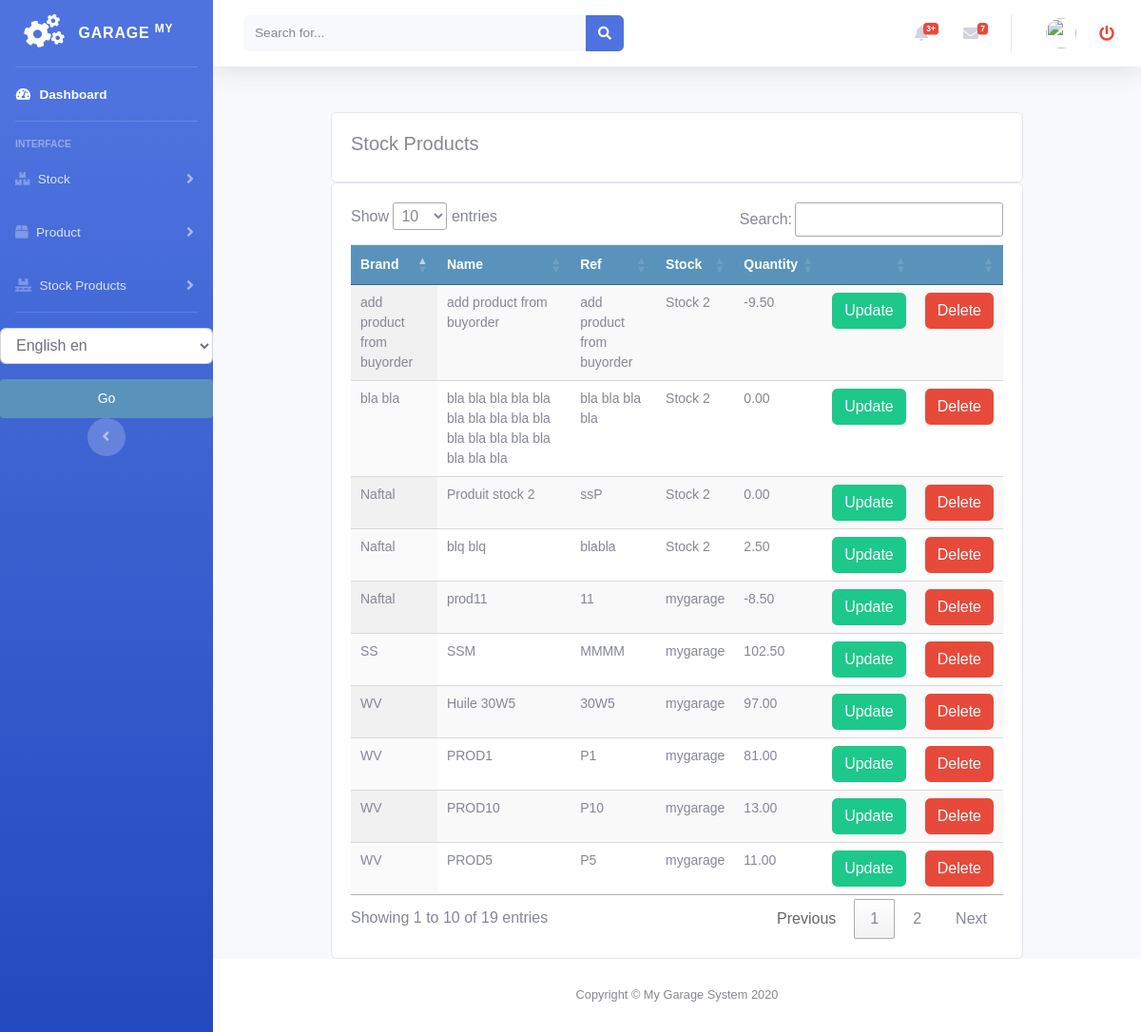
The app's page /stock/all_stockproduct_list, older data.
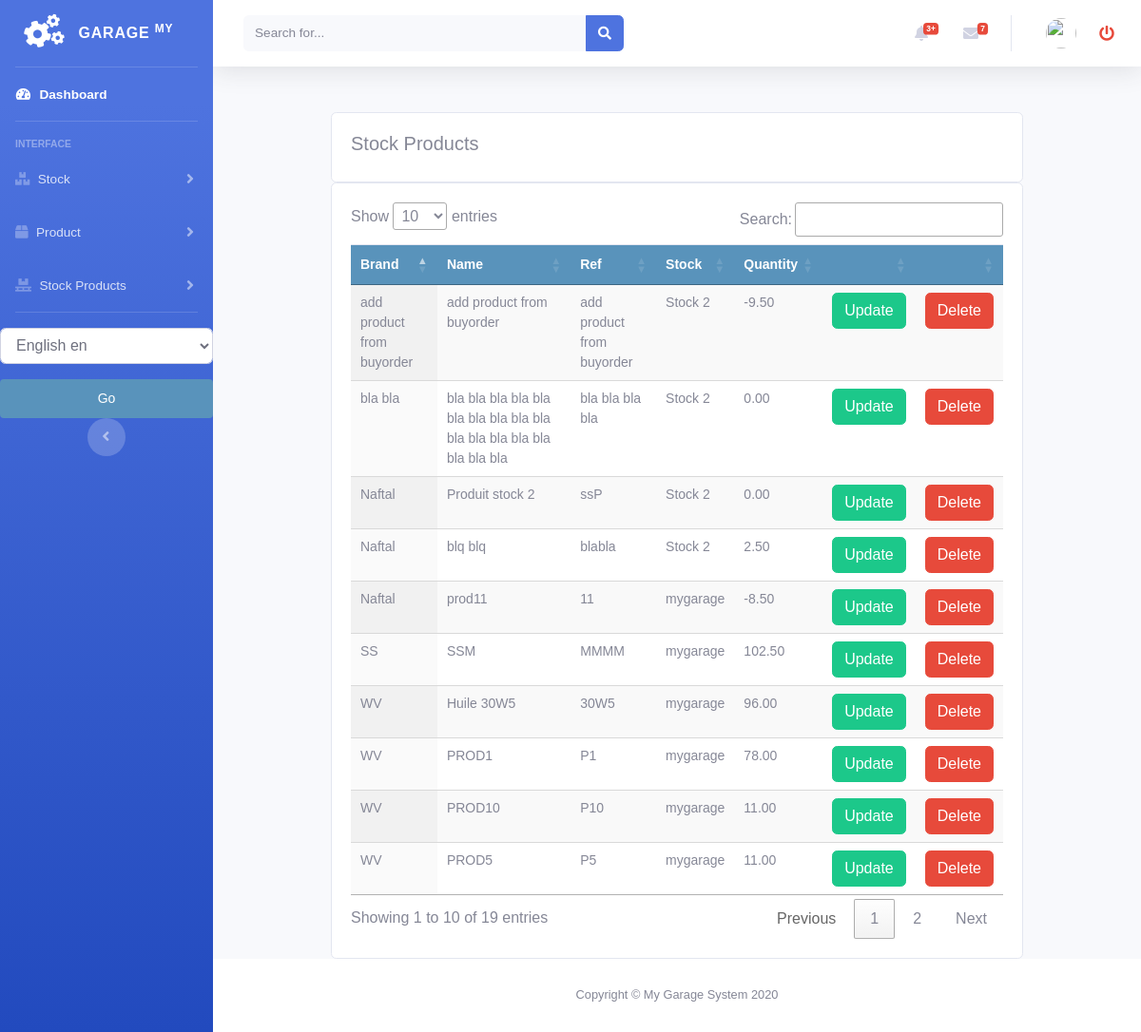
The same page, newer data.
### stock/models.py (models this page shows, shortened)
class StockProduct(models.Model):
    product = models.ForeignKey(Product, null=True, on_delete=models.CASCADE)
    quantity = models.DecimalField(max_digits=10, decimal_places=2, default=0)
    stock = models.ForeignKey(Stock, null=True, on_delete=models.CASCADE)
    class Meta:
        ordering = ('product',)
        verbose_name = 'stockproduct'
        verbose_name_plural = 'stockproducts'

class Stock(models.Model):
    name = models.CharField(max_length=250, null=True)
    class Meta:
        ordering = ('name',)
        verbose_name = 'stock'
        verbose_name_plural = 'stocks'
    def __str__(self):
        return self.name

### product/models.py (models this page shows, shortened)
class Product(models.Model):
    brand = models.CharField(max_length=250, null=True)
    name = models.CharField(max_length=250, null=True)
    ref = models.CharField(max_length=250, null=True)
    desc = models.CharField(max_length=250, null=True, blank=True)
    image = models.ImageField(upload_to='products/%Y/%m/%d', blank=True, )
    buyprice = models.DecimalField(max_digits=10, null=True, decimal_places=2, default=0)
    sellprice = models.DecimalField(max_digits=10, null=True, decimal_places=2, default=0)
    alert_quantity = models.PositiveIntegerField(default=1, blank=True, null=True)
    stock = models.ForeignKey('stock.Stock', blank=False, null=False, on_delete=models.CASCADE, default=1)
    class Meta:
        ordering = ('name',)
        verbose_name = 'product'
        verbose_name_plural = 'products'

### stock/views.py (the view)
# urls.py: path('all_stockproduct_list', views.all_stockproduct_list, name='all_stockproduct_list'),
def all_stockproduct_list(request):
    stockproducts = StockProduct.objects.all()
    categories = Category.objects.all()
    context = {
        'categories': categories,
        'stockproducts': stockproducts,
    }
    return render(request, 'stockproduct/all_list_stockproduct.html', context)

### accounts/templatetags/erpextra.py (called while the page is built)
@register.filter(name='has_group')
def has_group(user, group_name):
    group = Group.objects.get(name=group_name)
    return True if group in user.groups.all() else False

### stock/templates/stockproduct/all_list_stockproduct.html (shortened to what this page needs)
{% extends 'home.html' %}
{% load static %}
{% load i18n %}
{% block content %}
<br>
<div class="container">
    <div class="row">
    <div class="col-md">
        <div class="card card-body">
            <h5>{% trans "Stock Products" %}</h5>
        </div>
        <div class="card card-body">
            <table id="table_id" class=" table display text-center">
              <thead>
              <tr>
                    <th>{% trans "Brand" %}</th>
                    <th>{% trans "Name" %}</th>
                    <th>{% trans "Ref" %}</th>
                    <th>{% trans "Stock" %}</th>
                    <th>{% trans "Quantity" %}</th>
                    <th></th>
                    <th></th>
                </tr>
              </thead>
                <tbody>
                {% for prod in stockproducts %}
                <tr>
                    <td>
                       {{prod.product.brand}}
                   </td>
                    <td>
                       {{prod.product.name}}
                   </td>
                    <td>
                       {{prod.product.ref}}
                   </td>
                    <td>
                       {{prod.stock}}
                   </td>
                    <td>
                       {{prod.quantity}}
                   </td>
                    <td>
                        <a class="btn btn-success " href="{% url 'stock:update_stockproduct' prod.id %}">{% trans "Update" %}</a>
                    </td>
                    <td>
                        <a class="btn btn-danger " href="{% url 'stock:delete_stockproduct' prod.id %}">{% trans "Delete" %}</a>
                    </td>
                </tr>
                {% endfor %}
                </tbody>
            </table>
        </div>
    </div>
</div>
</div>
{% endblock %}
{% block jsscript %}
<link rel="stylesheet" href="https://ajax.googleapis.com/ajax/libs/jqueryui/1.12.1/themes/smoothness/jquery-ui.css">
<link rel="stylesheet" href="https://cdnjs.cloudflare.com/ajax/libs/chosen/1.8.7/chosen.min.css"/>
<link rel="stylesheet" type="text/css" href="https://cdn.datatables.net/1.10.22/css/jquery.dataTables.css">
{% endblock %}

Row changes from the older to the newer data that the page shows:
changed StockProduct "Huile 30W5": quantity "97.00" → "96.00"
changed StockProduct "PROD1": quantity "81.00" → "78.00"
changed StockProduct "PROD10": quantity "13.00" → "11.00"
